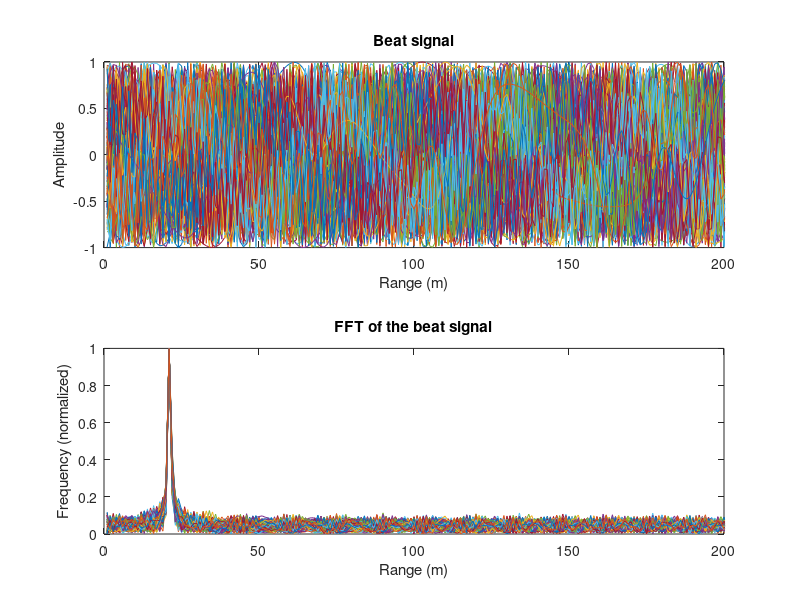
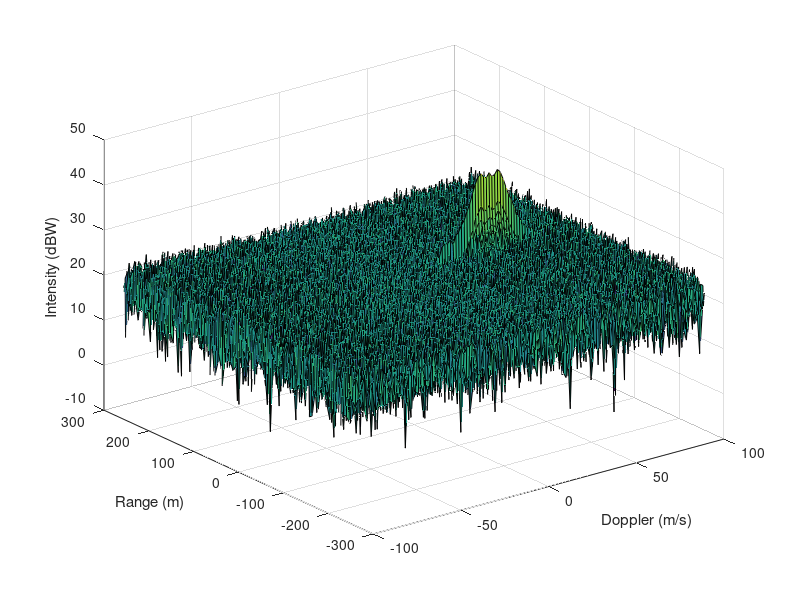

Recreate these plots in MATLAB, in order. (Note: this script raises an error after producing the figures.)
clc;
%% Radar Specifications

%%%%%%%%%%%%%%%%%%%%%%%%%%%
frequencyOfOperation = 77; %GHz
maxRange = 200; %m
rangeResolution = 1; %m
maxVelocity = 100; %m/s
%%%%%%%%%%%%%%%%%%%%%%%%%%%

speedOfLight = 3e8;
%% User Defined Range and Velocity of target

initialRange = 20; %m
initialVelocity = 50; %m/s
%% FMCW Waveform Generation

% Calculate the Bandwidth (B), Chirp Time (Tchirp) and Slope (slope) of FMCW
B = speedOfLight / (2 * rangeResolution);
Tchirp = (5.5 * 2 * maxRange) / speedOfLight;
slope = B/Tchirp;

%Operating carrier frequency of Radar 
fc= 77e9;             %carrier freq

                                                          
%The number of chirps in one sequence. Its ideal to have 2^ value for the ease of running the FFT
%for Doppler Estimation. 
Nd=128;                   % #of doppler cells OR #of sent periods % number of chirps

%The number of samples on each chirp. 
Nr=1024;                  %for length of time OR # of range cells

% Timestamp for running the displacement scenario for every sample on each
% chirp
t=linspace(0,Nd*Tchirp,Nr*Nd); %total time for samples


%Creating the vectors for Tx, Rx and Mix based on the total samples input.
Tx=zeros(1,length(t)); %transmitted signal
Rx=zeros(1,length(t)); %received signal
Mix = zeros(1,length(t)); %beat signal

%Similar vectors for range_covered and time delay.
r_t=zeros(1,length(t));
td=zeros(1,length(t));
%% Signal generation and Moving Target simulation
% Running the radar scenario over the time. 

for i=1:length(t)         
    currentTime = t(i);
    
    %For each time stamp update the Range of the Target for constant velocity. 
    r_t(i) = initialRange + initialVelocity * currentTime; % distance = speed * time
    td(i) = r_t(i) / speedOfLight * 2; % time to object = distance / speed of light * 2 (since wave goes and comes back)
    
    %For each time sample we need update the transmitted and
    %received signal. 
    Tx(i) = cos(2*pi * (fc * currentTime + (slope * currentTime^2)/2));
    timeDifference = (currentTime - td(i));
    Rx(i) = cos(2*pi * (fc * timeDifference + (slope * timeDifference^2)/2));
    
    %Now by mixing the Transmit and Receive generate the beat signal
    %This is done by element wise matrix multiplication of Transmit and
    %Receiver Signal
    Mix(i) = Tx(i).*Rx(i);
    
end
%% RANGE MEASUREMENT

%reshape the vector into Nr*Nd array. Nr and Nd here would also define the size of
%Range and Doppler FFT respectively.
Mix = reshape(Mix, [Nr, Nd]); % [number of rows (Nr), number of columns (Nd)]

%run the FFT on the beat signal along the range bins dimension (Nr)
fftAlongNr = fft(Mix);

% Output of FFT is double sided signal, but we are interested in only one side of the spectrum.
% Hence we throw out half of the samples before additional computation
fftAlongNr = fftAlongNr(1:floor(length(fftAlongNr)/2), :);

% Take the absolute value of FFT output and normalize
fftAlongNrAbsolute = abs(fftAlongNr);
fftAlongNrAbsoluteNormalized = fftAlongNrAbsolute./max(fftAlongNrAbsolute);

%plotting the range
oneDimensionalFFTPlot = figure ('Name','Range from First FFT')
subplot(2,1,1)
plot(Mix)
title("Beat signal")
ylabel("Amplitude")
xlabel("Range (m)")
axis ([0 maxRange -1 1]);

% plot FFT output 
subplot(2,1,2)
plot(fftAlongNrAbsoluteNormalized);
title("FFT of the beat signal")
ylabel("Frequency (normalized)")
xlabel("Range (m)")
axis ([0 maxRange 0 1]);
saveas(oneDimensionalFFTPlot, "./figures/oneDimensionalFFTPlot.png");
%% RANGE DOPPLER RESPONSE
% The 2D FFT implementation is already provided here. This will run a 2DFFT 
% on the mixed signal (beat signal) output and generate a range doppler map.You 
% will implement CFAR on the generated RDM

% Range Doppler Map Generation.

% The output of the 2D FFT is an image that has reponse in the range and
% doppler FFT bins. So, it is important to convert the axis from bin sizes
% to range and doppler based on their Max values.

Mix=reshape(Mix,[Nr,Nd]);

% 2D FFT using the FFT size for both dimensions.
sig_fft2 = fft2(Mix,Nr,Nd);

% Taking just one side of signal from Range dimension.
sig_fft2 = sig_fft2(1:Nr/2,1:Nd);
sig_fft2 = fftshift(sig_fft2);
RDM = abs(sig_fft2);
RDM = 10*log10(RDM) ;

%use the surf function to plot the output of 2DFFT and to show axis in both
%dimensions
doppler_axis = linspace(-100,100,Nd);
range_axis = linspace(-200,200,Nr/2)*((Nr/2)/400);
RDMFigure = figure;
surf(doppler_axis,range_axis,RDM);
xlabel("Doppler (m/s)")
ylabel("Range (m)")
zlabel("Intensity (dBW)")
saveas(RDMFigure, "./figures/RDMFigure.png");
%% CFAR implementation
% Please see TwoDimensionalCFAR.m
%% Hyper-parameter optimization
% We will try to optimize the number of [doppler, range] training and guard 
% cells from 0 to 15 for threshold offsets 0, 2, 5, 7, 10, 12, 15, 20, 25.
% 
% We will assume that the RDM points at intensity > 35 are the only points that 
% should be in the result.

% offset the threshold by SNR value in dB
thresholdOffsets = [0, 2, 5, 7, 10, 12, 15, 20, 25]; %dB
cellSizes = 0:3:15;

findBestCombinations = false;

if (findBestCombinations)
    bestCombinations = [];
    tic
    for thresholdOffset = thresholdOffsets
        params.thresholdOffset = thresholdOffset;
        params.trainingCellSize = [0, 0]; %[doppler, range]
        params.guardCellSize = [0, 0]; %[doppler, range]
        for dopplerTraining = cellSizes
            params.trainingCellSize(1) = dopplerTraining;
            for rangeTraining = cellSizes
                params.trainingCellSize(2) = rangeTraining;
                    for dopplerGuard = cellSizes
                        params.guardCellSize(1) = dopplerGuard;
                        for rangeGuard = cellSizes
                            params.guardCellSize(2) = rangeGuard;
                            % run CFAR
                            signal_cfar = TwoDimensionalCFAR(RDM, params.trainingCellSize, params.guardCellSize, params.thresholdOffset, false);
                            if (sum(sum(signal_cfar>35))) > 0 && (sum(sum(signal_cfar>10))) < 30
                                params
                                bestCombinations = [bestCombinations; params];
                            end
                        end
                    end
            end
        end
    end
    toc
    bestCombinations
    save('bestCombinations', 'bestCombinations')
end

% 
% Analyzing results
% 

bestCombinations = load("bestCombinations.mat").bestCombinations;
numberOfPossibleCombinationsPerOffset = length(cellSizes)^4; % the number of iterations
[numberOfGoodCombinations, correspondingThresholdOffsets] = groupcounts([bestCombinations.thresholdOffset]');

bestCombinationsFigure = figure;
bar(correspondingThresholdOffsets, numberOfGoodCombinations,'FaceColor',[0 .5 .5],'EdgeColor',[0 .9 .9],'LineWidth',1.5);
title("Number of good combinations found");
xlabel("Threshold Offset (dB)");
ylabel("Number of good combinations found");
ylim([0 numberOfPossibleCombinationsPerOffset]);
saveas(bestCombinationsFigure, "./figures/bestCombinationsFigure.png");

bestCombinationsIndex = 20;
TwoDimensionalCFAR(RDM, bestCombinations(bestCombinationsIndex).trainingCellSize, bestCombinations(bestCombinationsIndex).guardCellSize, bestCombinations(bestCombinationsIndex).thresholdOffset, true);